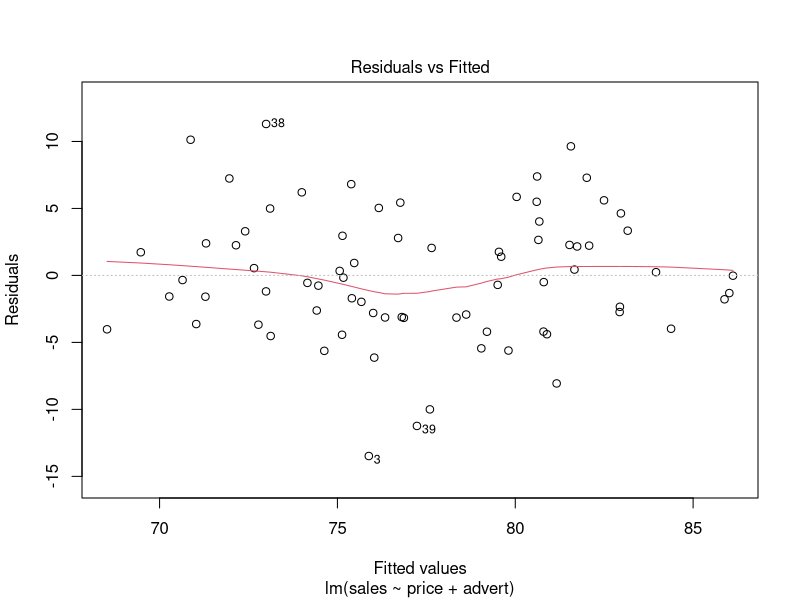
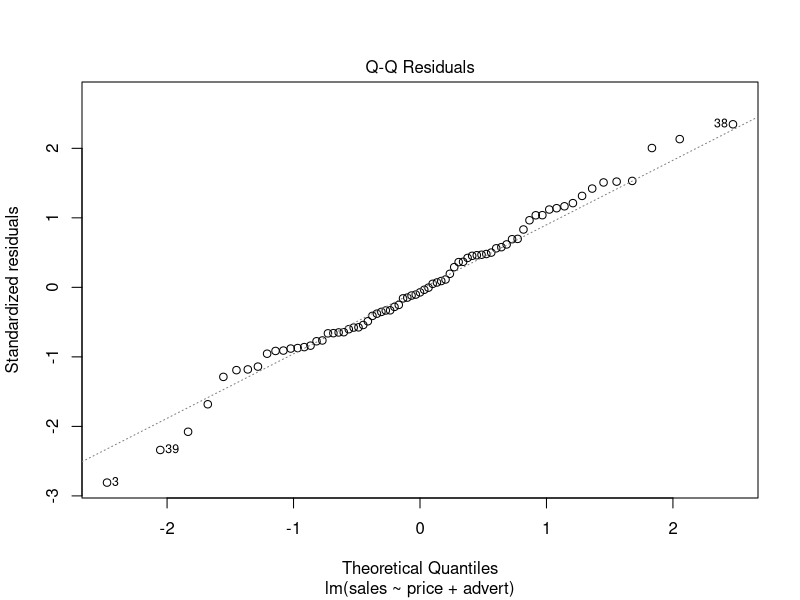
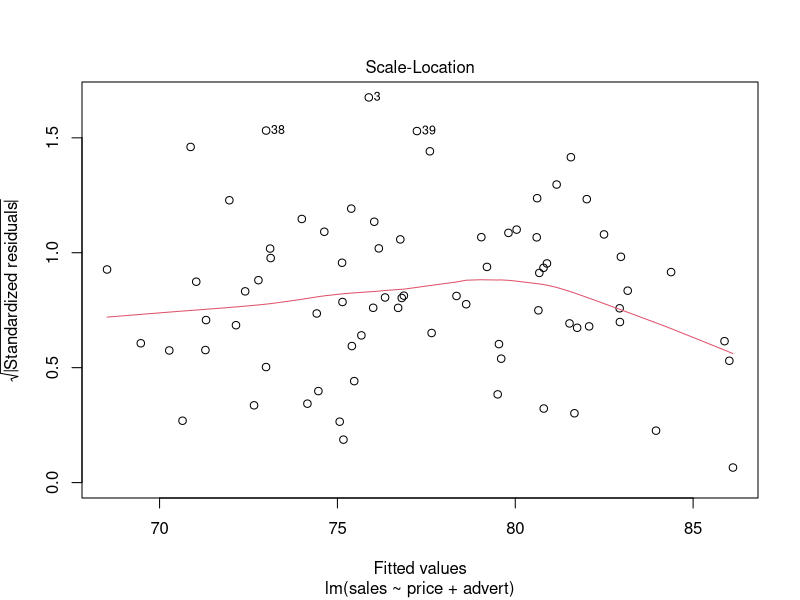
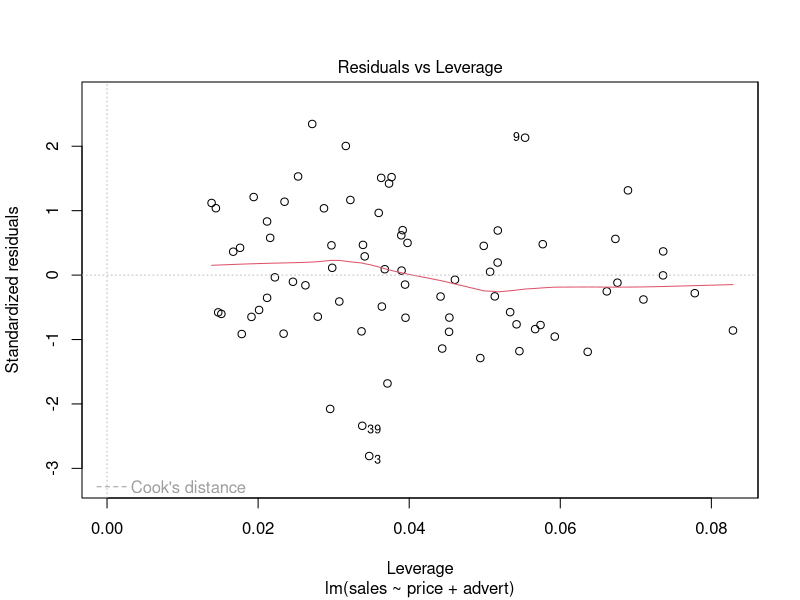
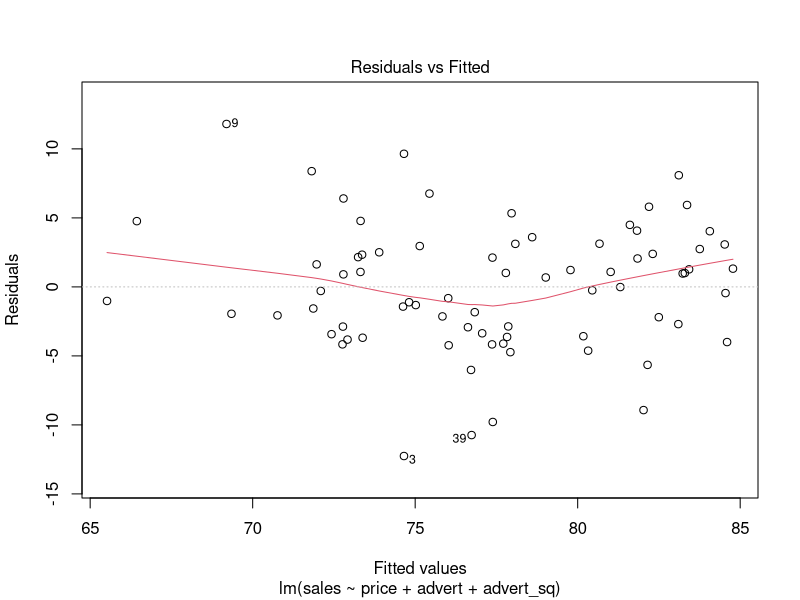
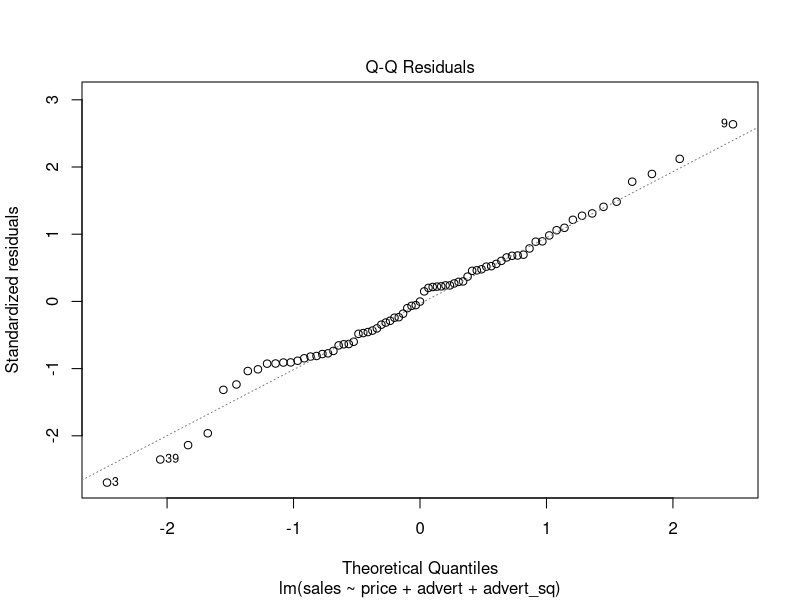
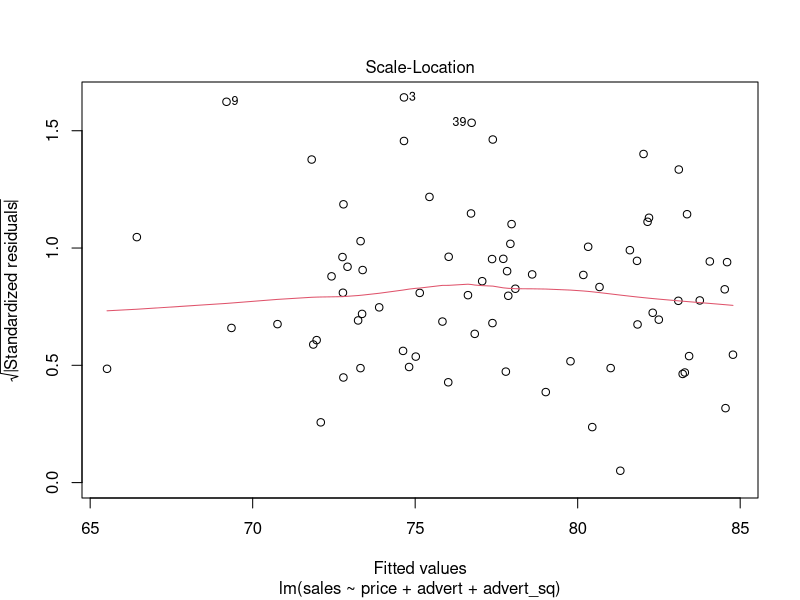
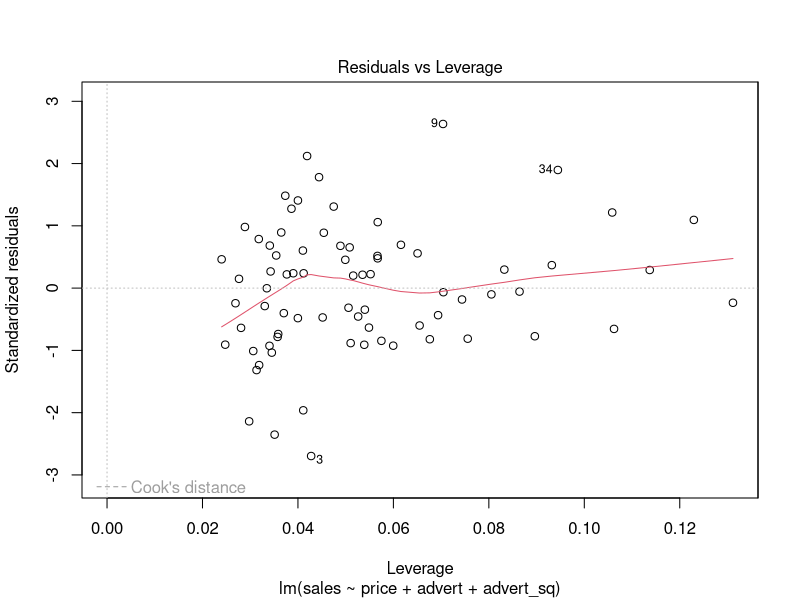

Here is the R script that generated these plots, in order:
# Script Homework_2
# due 12/05/2022
# Iby 11701349
# Pacher 12026049


library("tidyverse")

library(haven)
andy <- read_dta("andy.dta")
view(andy)


# 2 a)
# Regression model: x1 = price, x2 = advertising
andy_lm <- lm(sales ~ price + advert, data = andy)
summary(andy_lm)

plot(andy_lm)

# advertising^2
advert_sq <- andy$advert^2
advert_sq
andy$advert

# Regression model: x1 = price, x2 = advertising, x3 = advertising^2
andy_lm_ads_sq <- lm(sales ~ price + advert + advert_sq, data = andy)
summary(andy_lm_ads_sq)

plot(andy_lm_ads_sq)

cor(andy$price,andy$advert)
cor(andy$price,advert_sq)
cor(andy$advert,advert_sq)

# The coefficients for price hardly differ from the two models as advertising and advertising squared hardly effect price.
# The coefficients for advertising differ a lot between the two models as advertising and advertising squared are highly correlated.


# this is a test 
# 